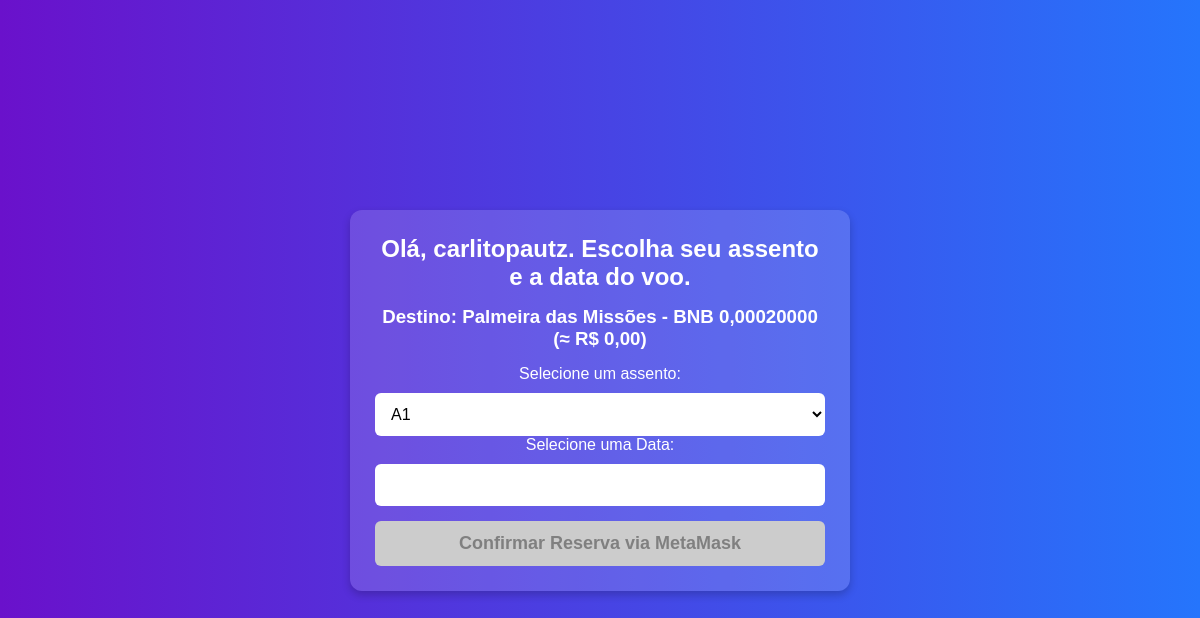
Page /public_html/site/reservapassagem.php?id=3 (signed in) on the committed database.
### tables this page shows
CREATE TABLE `voos` (
  `id` int(11) NOT NULL,
  `destino` varchar(255) NOT NULL,
  `preco` decimal(20,9) DEFAULT NULL,
  `metamask` varchar(42) NOT NULL,
  `horario` time NOT NULL
);

### public_html/site/reservapassagem.php (the view, shortened to what this page needs)
<?php
$cx = new mysqli("127.0.0.1", "username", "password", "dbname");
$username = htmlspecialchars($_SESSION["username"]);
$voo_id = isset($_GET['id']) ? intval($_GET['id']) : null;
$vooSelecionado = null;
$assentosDisponiveis = [];
if ($voo_id) {
    $stmt = $cx->prepare("SELECT id, destino, preco, metamask FROM voos WHERE id = ?");
    $stmt->bind_param("i", $voo_id);
    $stmt->execute();
    $result = $stmt->get_result();
    if ($result->num_rows > 0) {
        $vooSelecionado = $result->fetch_assoc();
    } else {
        die("Erro: Voo não encontrado.");
    }
    $stmt = $cx->prepare("SELECT numero_assento FROM assentos WHERE voo_id = ? AND pago = 0");
    $stmt->bind_param("i", $voo_id);
    $stmt->execute();
    $result = $stmt->get_result();
    while ($row = $result->fetch_assoc()) {
        $assentosDisponiveis[] = $row['numero_assento'];
    }
}
$bnbToBrlRate = 0;
?>
<!DOCTYPE html>
<html lang="pt-BR">
<head>
</head>
<body>
   <div class="wrapper">
    <h2>Olá, <b><?php echo $username; ?></b>. Escolha seu assento e a data do voo.</h2>
    <?php if ($vooSelecionado): ?>
        <h3>Destino: <?php echo htmlspecialchars($vooSelecionado['destino']); ?> - BNB <?php echo number_format($vooSelecionado['preco'], 8, ',', '.'); ?>
        (≈ R$ <?php echo number_format($vooSelecionado['preco'] * $bnbToBrlRate, 2, ',', '.'); ?>)</h3>
        <label for="assento">Selecione um assento:</label>
       <select id="assento">
    <?php foreach ($assentosDisponiveis as $assento): ?>
        <option value="<?php echo $assento; ?>"><?php echo $assento; ?></option>
    <?php endforeach; ?>
</select>
       <label for="datepicker">Selecione uma Data:</label>
<input type="text" id="datepicker" readonly>
        <button id="confirmarReserva" disabled onclick="realizarPagamento()">Confirmar Reserva via MetaMask</button>
    <?php else: ?>
        <p>Voo não encontrado.</p>
    <?php endif; ?>
</div>
</body>
</html>

### public_html/site/reservapassagem.php (style rules this page uses)
* { margin: 0; padding: 0; box-sizing: border-box; }
body { font-family: 'Arial', sans-serif; background: linear-gradient(to right, #6a11cb, #2575fc); color: white; display: flex; justify-content: center; align-items: center; min-height: 100vh; padding: 20px; }
.wrapper { max-width: 500px; width: 100%; background: rgba(255, 255, 255, 0.15); padding: 25px; border-radius: 12px; box-shadow: 0px 4px 8px rgba(0, 0, 0, 0.2); text-align: center; }
h2, h3 { font-weight: bold; margin-bottom: 15px; }
select, input { width: 100%; padding: 12px; margin-top: 10px; border: none; border-radius: 6px; font-size: 16px; background-color: white; color: black; }
button { width: 100%; background: #ffcc00; color: black; border: none; padding: 12px; font-size: 18px; font-weight: bold; border-radius: 6px; cursor: pointer; margin-top: 15px; transition: 0.3s; }
button:disabled { background: #cccccc; color: gray; cursor: not-allowed; }

### rows in the picture
voos: destino "Palmeira das Missões", preco "0,00020000", $vooSelecionado['preco']*$bnbToBrlRate "0,00"

### other values in the picture
$username "carlitopautz"
form field value "A1"
